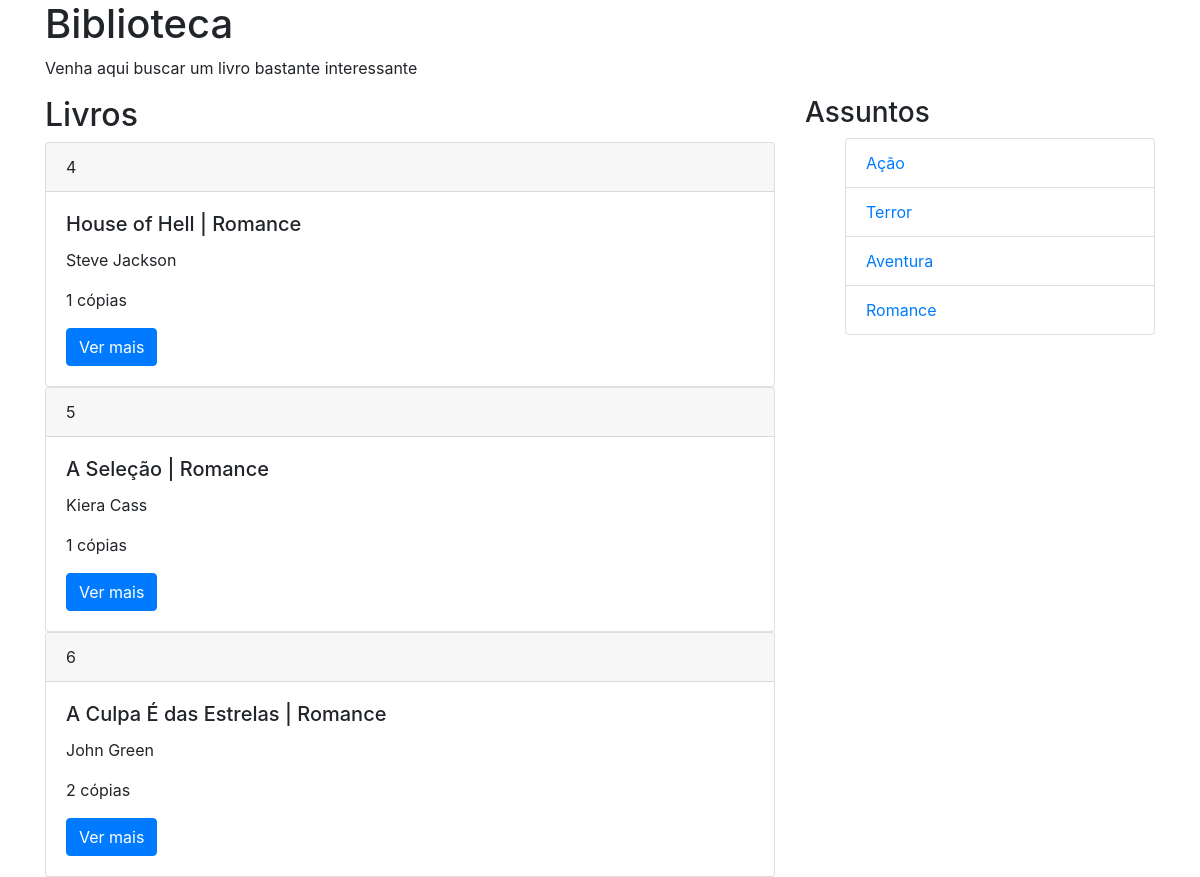
Screenshot of /assuntos.php?id=6 with the database file from the repository.
### tables this page shows
CREATE TABLE `livros` (
  `livros_id` int(6) UNSIGNED NOT NULL,
  `livros_titulo` varchar(50) NOT NULL,
  `livros_autor` varchar(50) NOT NULL,
  `assuntos_id` int(3) UNSIGNED DEFAULT NULL,
  `livros_datalanc` date NOT NULL,
  `livros_copias` int(3) NOT NULL
);

CREATE TABLE `assuntos` (
  `assuntos_id` int(3) UNSIGNED NOT NULL,
  `assuntos_nome` varchar(30) NOT NULL
);

### assuntos.php (the view, shortened to what this page needs)
<!DOCTYPE html>
<html lang="pt-pt">
  <head>
    <link rel="stylesheet" href="https://stackpath.bootstrapcdn.com/bootstrap/4.1.3/css/bootstrap.min.css">
  </head>
  <body>
    <div class ="container">
      <div class="row">
        <div class="col-sm">
          <h1>Biblioteca</h1>
            <p>Venha aqui buscar um livro bastante interessante</p>
          </div>
        </div>
      <div class="row">
        <div class="col-sm-8">
          <h2>Livros</h2>
          <?php
            include "sql_connect.php";
            $id = $_GET["id"];
            $sql_p = "SELECT livros.livros_id, livros.livros_titulo, livros.livros_autor, livros.livros_copias, assuntos.assuntos_nome FROM (livros INNER JOIN assuntos ON livros.assuntos_id=assuntos.assuntos_id) WHERE assuntos.assuntos_id=$id";
            $resultado_p = $ligacao->query($sql_p);
            if ($resultado_p->num_rows > 0)
            {
                while ($row = $resultado_p->fetch_assoc()){
                echo "<div class=\"card\">
                <div class=\"card-header\">
  ". $row ["livros_id"] ."
  </div>
  <div class=\"card-body\">
    <h5 class=\"card-title\">". $row ["livros_titulo"] . " | " . $row ["assuntos_nome"] ."</h5>
    <p class=\"card-text\">". $row ["livros_autor"] . "</p>
    <p class=\"card-text\">" . $row ["livros_copias"] . " cópias </p>
    <a href=\"detalhe.php?id=" . $row ["livros_id"] . "\" class=\"btn btn-primary\">Ver mais</a>
  </div>
</div>";
}
}else {
echo "Sem Produtos na Tec Store";
            }
            ?>
          </div>
        <div class="col-sm-4">
          <h3>Assuntos</h3>
            <ul>
                <?php
                $sql_c="SELECT * FROM assuntos";
                $resultado_c=$ligacao->query($sql_c);
                if($resultado_c->num_rows>0){
                    while($rowc=$resultado_c->fetch_assoc()){
                        echo "<li class=\"list-group-item\"> <a href=\"assuntos.php?id=". $rowc["assuntos_id"] . "\">" . $rowc["assuntos_nome"] . "</a></li>";
                    }
                }
            ?>
            </ul>
          </div>
        </div>
      </div>
  </body>
</html>

### rows the page displays
livros: livros_id "4", livros_titulo "House of Hell", assuntos.assuntos_nome "Romance", livros_autor "Steve Jackson", livros_copias "1"
livros: livros_id "5", livros_titulo "A Seleção", assuntos.assuntos_nome "Romance", livros_autor "Kiera Cass", livros_copias "1"
livros: livros_id "6", livros_titulo "A Culpa É das Estrelas", assuntos.assuntos_nome "Romance", livros_autor "John Green", livros_copias "2"
assuntos: assuntos_nome "Ação"
assuntos: assuntos_nome "Terror"
assuntos: assuntos_nome "Aventura"
assuntos: assuntos_nome "Romance"
